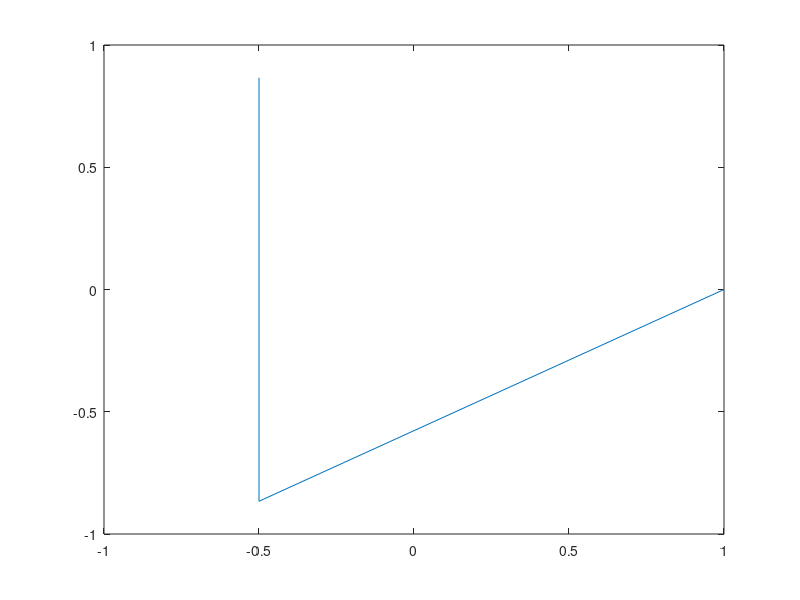

The MATLAB script that drew this image:
n=3;
phi = zeros(n);

phi(1,:)=(0:(n-1))*2*pi/n;
for ind = 2:n
    phi(ind,:)=circshift(phi(ind-1,:),[0 1]);
end
p1=exp(i*phi);
for ind1 = 1:n
    for ind2 = 1:n
        if abs(sum(p1(ind1,:).*p1(ind2,:)))>1e-8
            error('basis vector are not orthogonal!');
        end
    end
end
plot(p1(3,:))